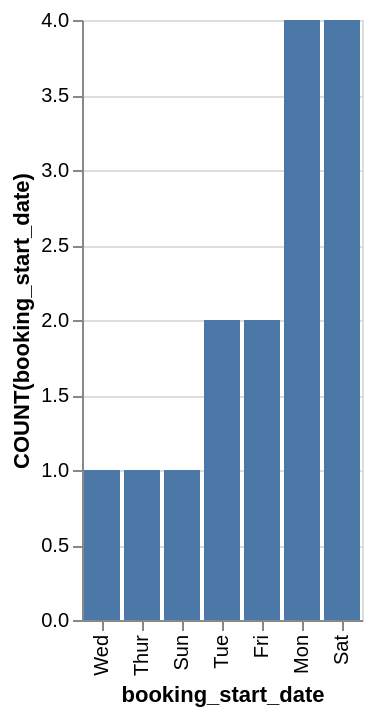

This figure's Vega-Lite source:
### Vega-Lite specification from a JSON file in a GitHub repository (floating-point values rounded to 4 significant figures)
{"data": {"values": [{"x_data": "Mon", "y_data": 4}, {"x_data": "Tue", "y_data": 2}, {"x_data": "Wed", "y_data": 1}, {"x_data": "Thur", "y_data": 1}, {"x_data": "Fri", "y_data": 2}, {"x_data": "Sat", "y_data": 4}, {"x_data": "Sun", "y_data": 1}]}, "mark": "bar", "encoding": {"x": {"field": "x_data", "type": "nominal", "title": "booking_start_date", "sort": {"op": "sum", "field": "y_data", "order": "ascending"}}, "y": {"field": "y_data", "type": "quantitative", "title": "COUNT(booking_start_date)"}}}
